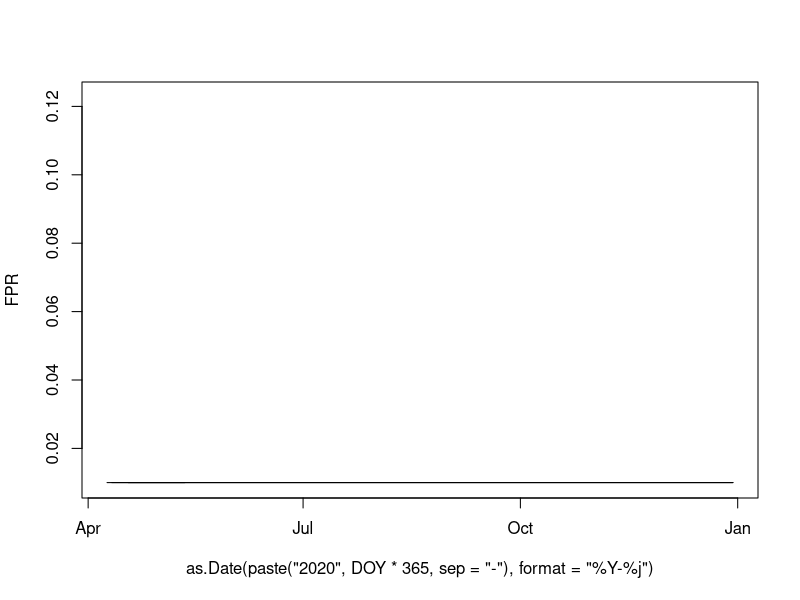

The R script that drew this image: (Note: this script raises an error after producing the figure.)
###############################################################################
# From Siten et al. (2002 Int J Parasit)
# Larval shedding depends on paraiste infection intensity and time of year
###############################################################################

DOY <- c(1:365)

beta <- 0.49
a1 <- 0.010
a2 <- 0.345

# Peak feces production time 
mu <- 0.52*365

sig <- 0.087
k1 <- 0.55
k2 <- 0.02

FPR <- a1 + a2/(sig*sqrt(2*pi)) * exp(-(DOY - mu)^2/(2*sig^2))

plot(as.Date(paste("2020", DOY*365, sep="-"), format = "%Y-%j"), FPR, "l")

##########

mu <- strftime(as.Date("2020-11-01"), format = "%j")
y <- a1 + a2/(sig*sqrt(2*pi)) * exp(-(DOY - mu)^2/(2*sig^2))

